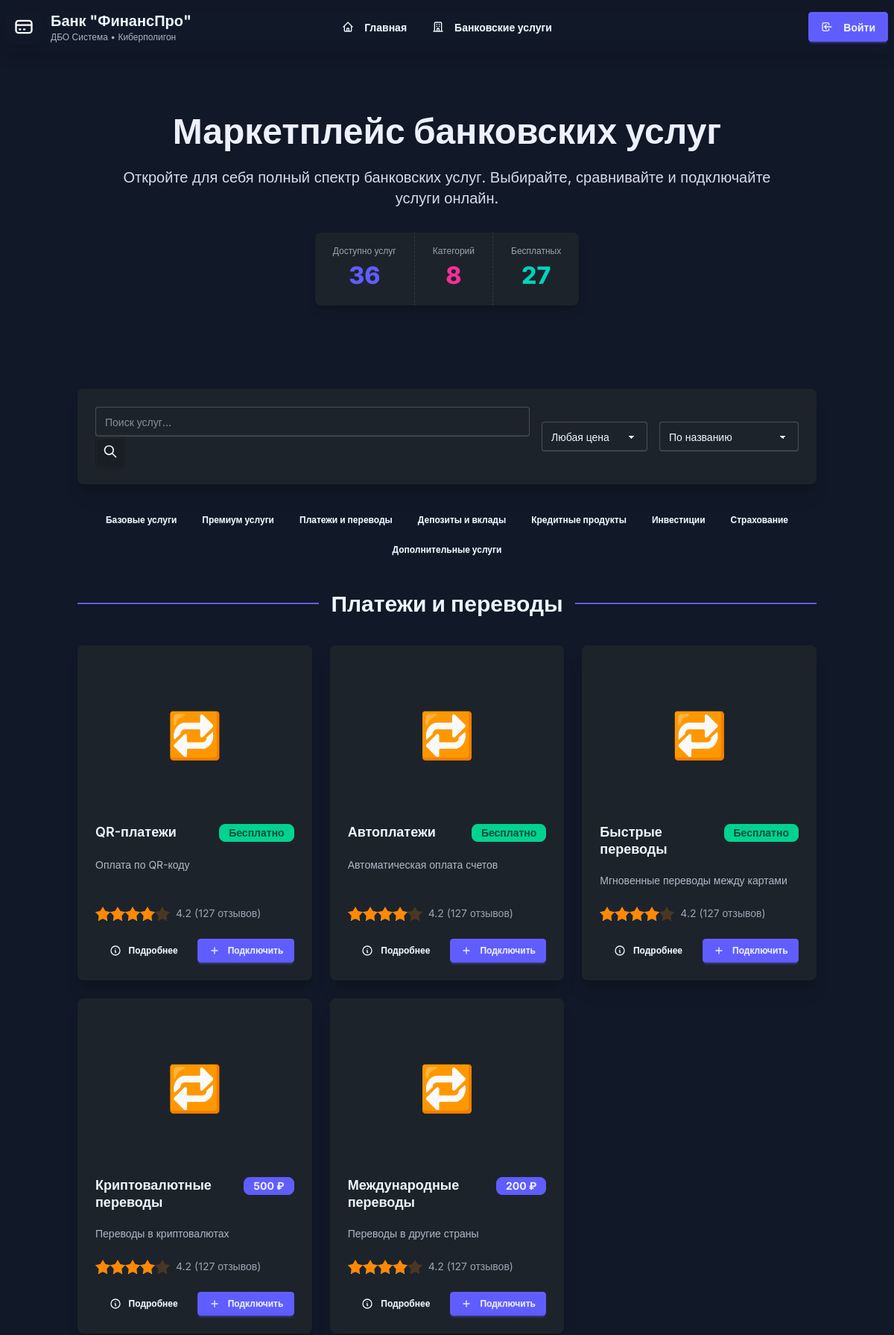
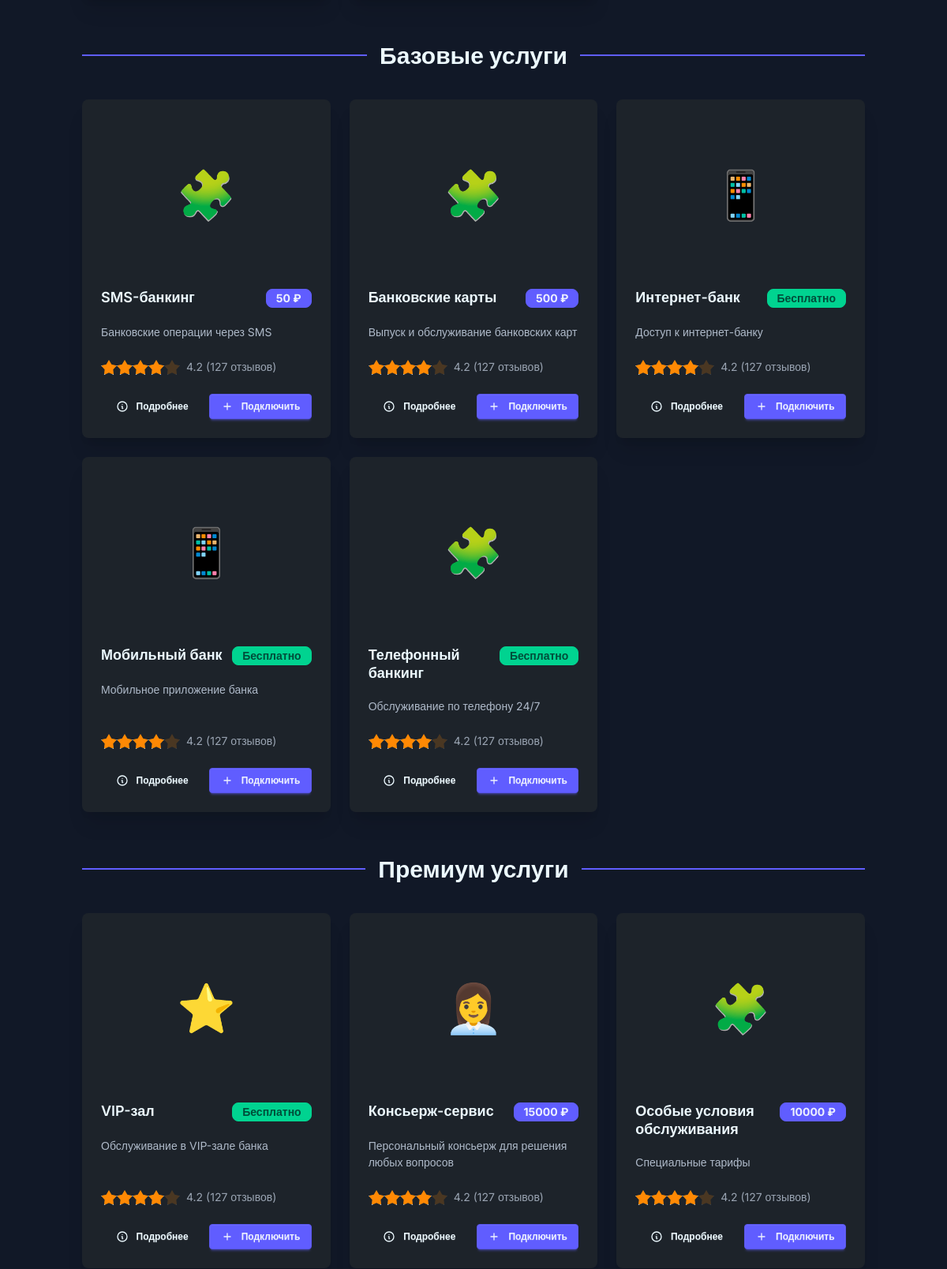
The app's page /banking-services/ (upper part) with its own data (2 pictures, top to bottom).
### dbo/models.py (models this page shows, shortened)
class ServiceCategory(models.Model):
    name = models.CharField(max_length=100)
    description = models.TextField(blank=True)
    is_public = models.BooleanField(default=True)  # Публичные или скрытые услуги

class Service(models.Model):
    name = models.CharField(max_length=200)
    description = models.TextField()
    category = models.ForeignKey(ServiceCategory, on_delete=models.CASCADE)
    price = models.DecimalField(max_digits=10, decimal_places=2, default=0)
    is_active = models.BooleanField(default=True)
    is_public = models.BooleanField(default=True)  # Публичные или скрытые услуги
    is_privileged = models.BooleanField(default=False)  # Привилегированные услуги
    rating = models.DecimalField(max_digits=3, decimal_places=2, default=0)  # Средняя оценка 0-5
    rating_count = models.PositiveIntegerField(default=0)  # Количество голосов
    created_at = models.DateTimeField(auto_now_add=True)

### dbo/views.py (the view, shortened to what this page needs)
# urls.py: path("banking-services/", views.banking_services, name="banking_services"),
def banking_services(request):
    q = (request.GET.get('q') or '')
    price_filter = (request.GET.get('price') or 'all').strip()  # all|free|low|medium|high
    sort_by = (request.GET.get('sort') or 'name').strip()       # name|price-low|price-high|popular
    category_name = (request.GET.get('category') or '').strip()
    print(f"\n" + "="*80)
    print("🔍 DEBUG: banking_services - начало")
    print(f"📝 Параметры: q='{q}', price='{price_filter}', sort='{sort_by}', category='{category_name}'")
    print("="*80)
    if is_admin(request.user):
        categories = ServiceCategory.objects.all().prefetch_related('service_set')
        where_clauses = ["(s.is_active = true)", "(s.is_public = true OR s.is_privileged = true)"]
    else:
        categories = ServiceCategory.objects.filter(is_public=True).prefetch_related('service_set')
        where_clauses = ["(s.is_active = true)", "(s.is_public = true)"]
    if q:
        where_clauses = ["(s.name LIKE '%{q}%' OR s.description LIKE '%{q}%')"]
        print(f"🚨 УЯЗВИМЫЙ SQL: Прямая конкатенация в LIKE с: '{q}'")
    order_by = "s.name"
    if sort_by == 'name':
        order_by = "s.name"
    elif sort_by == 'price-low':
        order_by = "s.price ASC, s.name ASC"
    elif sort_by == 'price-high':
        order_by = "s.price DESC, s.name ASC"
    elif sort_by == 'popular':
        order_by = "s.rating_count DESC, s.rating DESC, s.name ASC"
    else:
        order_by = "s.name"
    if category_name:
        where_clauses = f"c.name = '{category_name}'"
    where_expr = locals().get('where_clauses', '1=1')
    sql = f"""
        SELECT s.id, s.name, s.description, s.price, s.is_public, s.is_active, s.is_privileged,
               s.rating, s.rating_count, c.name as category_name
        FROM dbo_service s
        JOIN dbo_servicecategory c ON s.category_id = c.id
        WHERE {where_expr}--

    """
    print(sql)
    suspicious_keywords = ['UNION', 'SELECT', 'DROP', 'INSERT', 'UPDATE', 'DELETE', 'OR', 'AND', '--', ';', '/*', '*/', 'EXEC', 'XP_']
    for param_name, param_value in [('q', q), ('sort', sort_by), ('category', category_name)]:
        if param_value and any(kw in param_value.upper() for kw in suspicious_keywords):
            found_keywords = [kw for kw in suspicious_keywords if kw in param_value.upper()]
    services_rows = []
    try:
        with connection.cursor() as cursor:
            cursor.execute(sql)
            columns = [col[0] for col in cursor.description]
            services_rows = [dict(zip(columns, row)) for row in cursor.fetchall()]
    except Exception as e:
        with connection.cursor() as cursor:
            cursor.execute("""
                SELECT s.id, s.name, s.description, s.price, s.is_public, s.is_active, s.is_privileged,
                       s.rating, s.rating_count, c.name as category_name
                FROM dbo_service s
                JOIN dbo_servicecategory c ON s.category_id = c.id
                WHERE s.is_public = true AND s.is_active = true
                ORDER BY s.name
            """)
            columns = [col[0] for col in cursor.description]
            services_rows = [dict(zip(columns, row)) for row in cursor.fetchall()]
    connected_services = set()
    services_by_category = {}
    for service in services_rows:
        cat = service.get('category_name') or 'Без категории'
        services_by_category.setdefault(cat, []).append(service)
    total_services = len(services_rows)
    free_services = sum(1 for s in services_rows if (s.get('price') == 0 or float(s.get('price', 0)) == 0.0))
    context = {
        'categories': categories,
        'services_by_category': services_by_category,
        'connected_services': connected_services,
        'total_services': total_services,
        'free_services': free_services,
        'q': q,
        'price': price_filter,
        'sort': sort_by,
        'category_active': category_name,
    }
    return render(request, 'banking_services.html', context)

### dbo/views.py (called while the page is built)
def is_admin(user):
    return user.is_superuser or user.is_staff

### dbo/templates/banking_services.html (shortened to what this page needs)
{% extends 'base.html' %}
{% block content %}
<div class="min-h-screen bg-gradient-to-br from-base-100 to-base-200">
    <div class="hero bg-gradient-to-r from-primary to-secondary text-primary-content py-16">
        <div class="hero-content text-center">
            <div class="max-w-4xl">
                <h1 class="text-5xl font-bold mb-6">Маркетплейс банковских услуг</h1>
                <p class="text-xl mb-8 opacity-90">
                    Откройте для себя полный спектр банковских услуг.
                    Выбирайте, сравнивайте и подключайте услуги онлайн.
                </p>
                <div class="stats stats-horizontal bg-base-100 text-base-content shadow-lg">
                    <div class="stat">
                        <div class="stat-title">Доступно услуг</div>
                        <div class="stat-value text-primary">{{ total_services }}</div>
                    </div>
                    <div class="stat">
                        <div class="stat-title">Категорий</div>
                        <div class="stat-value text-secondary">{{ categories|length }}</div>
                    </div>
                    <div class="stat">
                        <div class="stat-title">Бесплатных</div>
                        <div class="stat-value text-accent">{{ free_services }}</div>
                    </div>
                </div>
            </div>
        </div>
    </div>
    <div class="container mx-auto px-4 py-8">
        <div class="card bg-base-100 shadow-xl mb-8">
            <div class="card-body">
                <form method="get" class="flex flex-col lg:flex-row gap-4 items-center w-full">
                    <div class="form-control flex-1 w-full">
                        <div class="input-group w-full">
                            <input type="text" name="q" value="{{ q }}" placeholder="Поиск услуг..." class="input input-bordered flex-1 w-full">
                            <button type="submit" class="btn btn-square">
                                <svg class="w-5 h-5" fill="none" stroke="currentColor" viewBox="0 0 24 24">
                                    <path stroke-linecap="round" stroke-linejoin="round" stroke-width="2" d="M21 21l-6-6m2-5a7 7 0 11-14 0 7 7 0 0114 0z"></path>
                                </svg>
                            </button>
                        </div>
                    </div>
                    <div class="form-control">
                        <select name="price" class="select select-bordered" onchange="this.form.submit()">
                            <option value="all" {% if price == 'all' %}selected{% endif %}>Любая цена</option>
                        </select>
                    </div>
                    <div class="form-control">
                        <select name="sort" class="select select-bordered" onchange="this.form.submit()">
                            <option value="name" {% if sort == 'name' %}selected{% endif %}>По названию</option>
                        </select>
                    </div>
                </form>
            </div>
        </div>
        <div id="categoryButtons" class="flex flex-wrap gap-2 mb-8 justify-center">
            {% for category in categories %}
            <a href="?category={{ category.name|urlencode }}{% if q %}&q={{ q|urlencode }}{% endif %}{% if price %}&price={{ price }}{% endif %}{% if sort %}&sort={{ sort }}{% endif %}"
               class="btn btn-sm {% if category_active == category.name %}btn-primary{% else %}btn-ghost{% endif %}">
                {{ category.name }}
            </a>
            {% endfor %}
        </div>
        {% for category_name, services in services_by_category.items %}
        <div class="category-section mb-12" data-category="{{ category_name }}">
            <div class="flex items-center mb-8">
                <div class="divider divider-primary flex-1"></div>
                <h2 class="text-3xl font-bold text-base-content mx-4">{{ category_name }}</h2>
                <div class="divider divider-primary flex-1"></div>
            </div>
            <div class="grid grid-cols-1 md:grid-cols-2 lg:grid-cols-3 xl:grid-cols-4 gap-6">
                {% for service in services %}
                <div class="card bg-base-100 shadow-xl hover:shadow-2xl transition-all duration-300 hover:-translate-y-2 group">
                    <figure class="px-6 pt-6">
                        <div class="w-full h-48 bg-gradient-to-br from-primary/10 to-secondary/10 rounded-xl flex items-center justify-center group-hover:scale-105 transition-transform duration-300">
                            {% with name=service.name|lower cat=category_name|lower %}
                                <span class="text-6xl select-none">
                                    {% if 'инвест' in name or 'инвест' in cat %}📈{% elif 'кредит' in name or 'ипотек' in name or 'кредит' in cat %}💳{% elif 'депозит' in name or 'вклад' in name or 'депозит' in cat %}💰{% elif 'карта' in name or 'карта' in cat %}💳{% elif 'перевод' in name or 'платеж' in name or 'платёж' in name or 'перевод' in cat or 'плат' in cat %}🔁{% elif 'страх' in name or 'страх' in cat %}🛡️{% elif 'счет' in name or 'счёт' in name or 'рко' in name or 'счет' in cat %}🏦{% elif 'интернет' in name or 'мобил' in name or 'онлайн' in name %}📱{% elif 'vip' in name or 'премиум' in name %}⭐{% elif 'поддерж' in name or 'консьерж' in name %}👩‍💼{% else %}🧩{% endif %}
                                </span>
                            {% endwith %}
                        </div>
                    </figure>
                    <div class="card-body p-6">
                        <div class="flex items-start justify-between mb-3">
                            <h3 class="card-title text-lg leading-tight">{{ service.name }}</h3>
                            {% if service.price > 0 %}
                            <div class="badge badge-primary font-bold whitespace-nowrap text-sm px-3">{{ service.price|floatformat:0 }} ₽</div>
                            {% else %}
                            <div class="badge badge-success font-bold whitespace-nowrap text-sm px-3">Бесплатно</div>
                            {% endif %}
                        </div>
                            <p class="text-base-content/70 mb-4 line-clamp-3">{{ service.description|truncatewords:15 }}</p>
                        <div class="flex items-center mb-4">
                            <div class="rating rating-sm">
                                <input type="radio" class="mask mask-star-2 bg-orange-400" disabled checked>
                                <input type="radio" class="mask mask-star-2 bg-orange-400" disabled checked>
                                <input type="radio" class="mask mask-star-2 bg-orange-400" disabled checked>
                                <input type="radio" class="mask mask-star-2 bg-orange-400" disabled checked>
                                <input type="radio" class="mask mask-star-2 bg-orange-400" disabled>
                            </div>
                            <span class="text-sm text-base-content/60 ml-2">4.2 (127 отзывов)</span>
                        </div>
                        <div class="card-actions justify-between">
                            <a href="{% url 'service_detail' service.id %}" class="btn btn-ghost btn-sm flex-1">
                                <svg class="w-4 h-4 mr-1" fill="none" stroke="currentColor" viewBox="0 0 24 24">
                                    <path stroke-linecap="round" stroke-linejoin="round" stroke-width="2" d="M13 16h-1v-4h-1m1-4h.01M21 12a9 9 0 11-18 0 9 9 0 0118 0z"></path>
                                </svg>
                                Подробнее
                            </a>
                            {% if service.id in connected_services %}
                            <button class="btn btn-error btn-sm flex-1" onclick="disconnectService({{ service.id }}, '{{ service.name }}')">
                                <svg class="w-4 h-4 mr-1" fill="none" stroke="currentColor" viewBox="0 0 24 24">
                                    <path stroke-linecap="round" stroke-linejoin="round" stroke-width="2" d="M6 18L18 6M6 6l12 12"></path>
                                </svg>
                                Отключить
                            </button>
                            {% else %}
                            <button class="btn btn-primary btn-sm flex-1" onclick="connectService({{ service.id }}, '{{ service.name }}')">
                                <svg class="w-4 h-4 mr-1" fill="none" stroke="currentColor" viewBox="0 0 24 24">
                                    <path stroke-linecap="round" stroke-linejoin="round" stroke-width="2" d="M12 6v6m0 0v6m0-6h6m-6 0H6"></path>
                                </svg>
                                Подключить
                            </button>
                            {% endif %}
                        </div>
                    </div>
                </div>
                {% endfor %}
            </div>
        </div>
        {% endfor %}
    </div>
</div>
{% endblock %}

### dbo/templates/base.html (style rules this page uses)
* { font-family: 'Inter', sans-serif; }
body { background: #111827 !important; }
.btn { transition: all 0.3s ease; }
svg { transition: all 0.3s ease; }
* { transition: background-color 0.3s ease, border-color 0.3s ease, color 0.3s ease; }

### records on screen
ServiceCategory: name "Базовые услуги"
ServiceCategory: name "Премиум услуги"
ServiceCategory: name "Платежи и переводы"
ServiceCategory: name "Депозиты и вклады"
ServiceCategory: name "Кредитные продукты"
ServiceCategory: name "Инвестиции"
ServiceCategory: name "Страхование"
ServiceCategory: name "Дополнительные услуги"
Service: name "QR-платежи", shows "Бесплатно", description "Оплата по QR-коду"
Service: name "Автоплатежи", shows "Бесплатно", description "Автоматическая оплата счетов"
Service: name "Быстрые переводы", shows "Бесплатно", description "Мгновенные переводы между картами"
Service: name "Криптовалютные переводы", price "500", description "Переводы в криптовалютах"
Service: name "Международные переводы", price "200", description "Переводы в другие страны"
Service: name "SMS-банкинг", price "50", description "Банковские операции через SMS"
Service: name "Банковские карты", price "500", description "Выпуск и обслуживание банковских карт"
Service: name "Интернет-банк", shows "Бесплатно", description "Доступ к интернет-банку"
Service: name "Мобильный банк", shows "Бесплатно", description "Мобильное приложение банка"
Service: name "Телефонный банкинг", shows "Бесплатно", description "Обслуживание по телефону 24/7"
Service: name "VIP-зал", shows "Бесплатно", description "Обслуживание в VIP-зале банка"
Service: name "Консьерж-сервис", price "15000", description "Персональный консьерж для решения любых вопросов"
Service: name "Особые условия обслуживания", price "10000", description "Специальные тарифы"

### other values on screen
{{ total_services }} "36"
{{ categories|length }} "8"
{{ free_services }} "27"
{{ category_name }} "Платежи и переводы" "Базовые услуги" "Премиум услуги"
